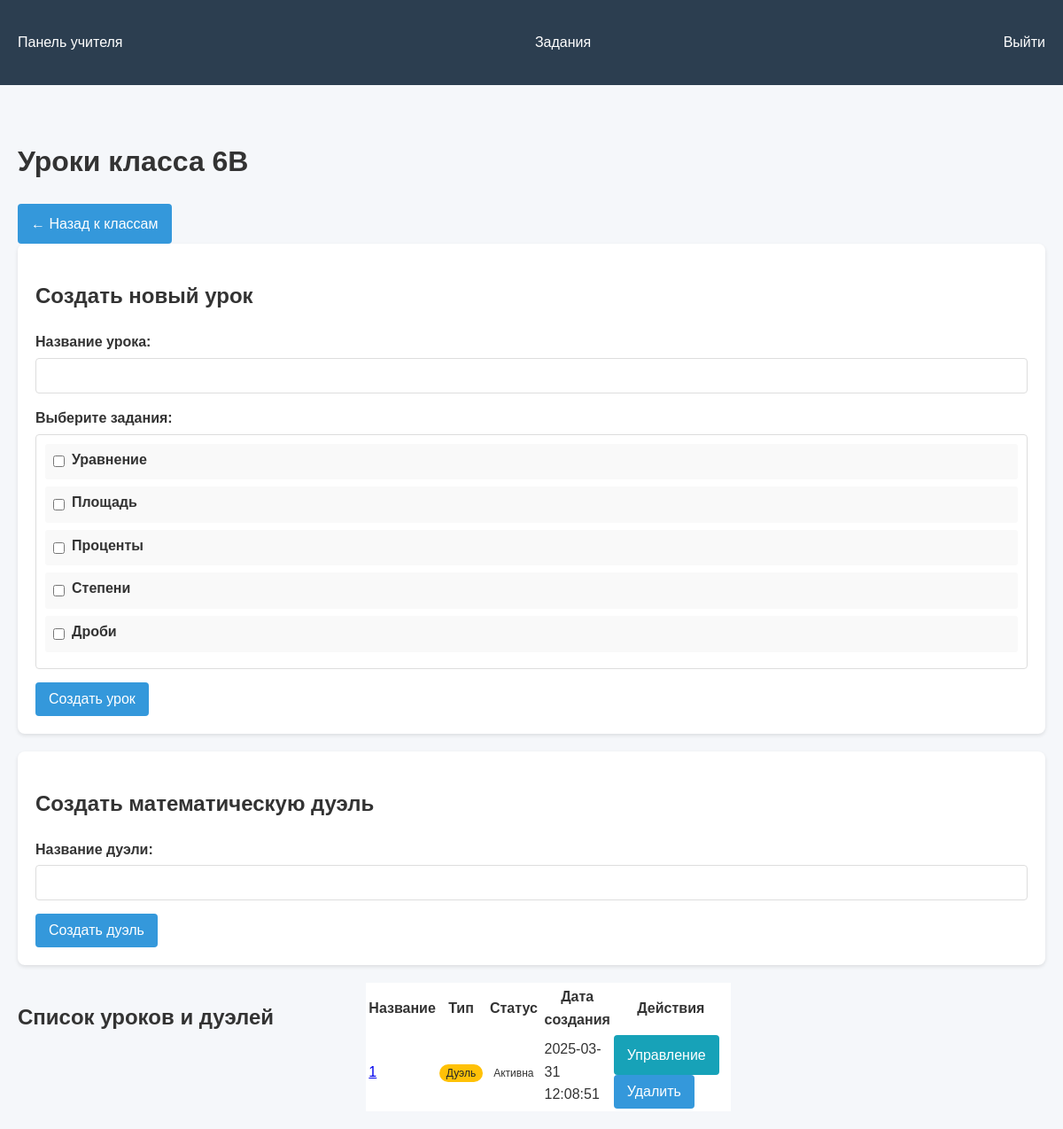
Before: /admin/class/6/lessons (signed in) with the older database file.
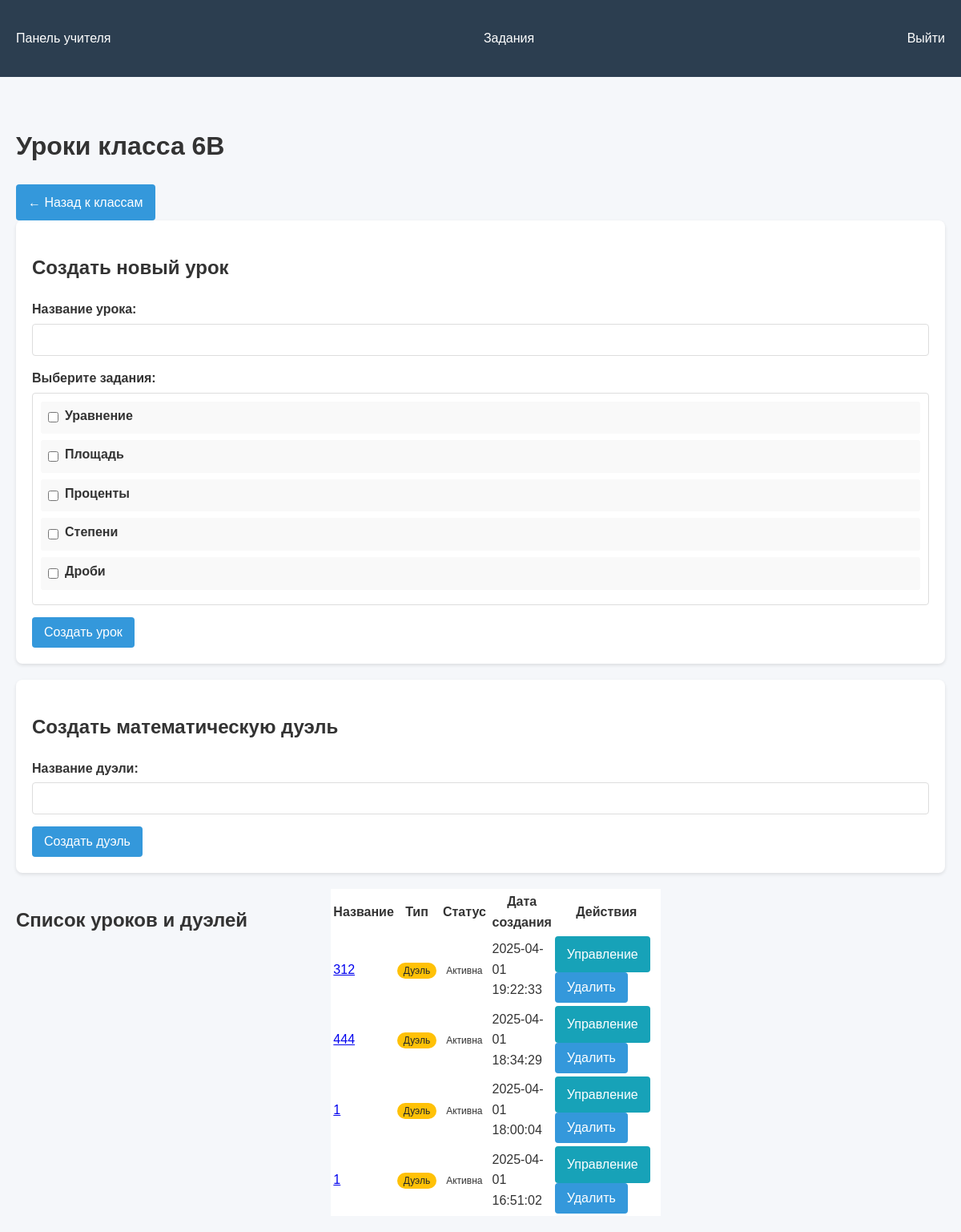
After: the same page with the newer database file.
### tables this page shows
CREATE TABLE classes (
            id INTEGER PRIMARY KEY,
            name TEXT NOT NULL UNIQUE
        );

CREATE TABLE tasks (
            id INTEGER PRIMARY KEY,
            title TEXT NOT NULL,
            content TEXT NOT NULL,
            answer_formula TEXT,
            difficulty INTEGER DEFAULT 2,
            class_group INTEGER NOT NULL,
            created_at TIMESTAMP DEFAULT CURRENT_TIMESTAMP
        );

CREATE TABLE math_duels (
            id INTEGER PRIMARY KEY,
            class_id INTEGER NOT NULL,
            name TEXT NOT NULL,
            created_at TIMESTAMP DEFAULT CURRENT_TIMESTAMP,
            current_round INTEGER DEFAULT 1,
            status TEXT DEFAULT 'active',
            FOREIGN KEY (class_id) REFERENCES classes (id)
        );

### app.py (the view)
@app.route('/admin/class/<int:class_id>/lessons')
def class_lessons(class_id):
    if not session.get('is_admin'):
        return redirect(url_for('index'))
    conn = create_connection()
    try:
        cursor = conn.cursor()
        cursor.execute("SELECT name FROM classes WHERE id = ?", (class_id,))
        class_info = cursor.fetchone()
        if not class_info:
            flash("Класс не найден", "error")
            return redirect(url_for('admin_dashboard'))
        cursor.execute("""
            SELECT id, name, created_at, 'lesson' as type, NULL as status
            FROM lessons
            WHERE class_id = ?
            ORDER BY created_at DESC
        """, (class_id,))
        lessons = cursor.fetchall()
        cursor.execute("""
            SELECT id, name, created_at, 'duel' as type, status
            FROM math_duels
            WHERE class_id = ?
            ORDER BY created_at DESC
        """, (class_id,))
        duels = cursor.fetchall()
        cursor.execute("SELECT id, title FROM tasks")
        all_tasks = cursor.fetchall()
        all_lessons = lessons + duels
        return render_template('class_lessons.html',
                           class_id=class_id,
                           class_name=class_info['name'],
                           lessons=all_lessons,
                           all_tasks=all_tasks)
    except Error as e:
        flash(f"Ошибка базы данных: {e}", "error")
        return redirect(url_for('admin_dashboard'))
    finally:
        conn.close()

### app.py (called while the page is built)
@app.before_request
def check_concurrent_users():
    if request.path.startswith('/student'):
        if len(session) > 40:
            abort(503, "Сервер перегружен, попробуйте позже")

### db.py (called while the page is built)
def create_connection(db_file="database.db"):
    conn = None
    try:
        conn = sqlite3.connect(
            db_file,
            timeout=30,  # 30 секунд ожидания при блокировке
            check_same_thread=False  # Для многопоточной работы
        )
        conn.row_factory = sqlite3.Row
        conn.execute("PRAGMA journal_mode=WAL")
        conn.execute("PRAGMA synchronous=NORMAL")
        return conn
    except Error as e:
        app.logger.error(f"Ошибка подключения: {e}")
        return None

### templates/class_lessons.html (shortened to what this page needs)
{% extends "base.html" %}
{% block content %}
<div class="admin-container">
    <h1>Уроки класса {{ class_name }}</h1>
    <div class="admin-actions">
        <a href="{{ url_for('admin_dashboard') }}" class="btn btn-secondary">
            ← Назад к классам
        </a>
    </div>
    <div class="create-section">
        <h2>Создать новый урок</h2>
        <form method="POST" action="{{ url_for('create_lesson') }}">
            <div class="form-group">
                <label for="name">Название урока:</label>
                <input type="text" id="name" name="name" required>
            </div>
            <div class="form-group">
                <label>Выберите задания:</label>
                <div class="tasks-checkboxes">
                    {% for task in all_tasks %}
                        <div class="task-checkbox">
                            <input type="checkbox" id="task_{{ task.id }}"
                                   name="task_ids" value="{{ task.id }}">
                            <label for="task_{{ task.id }}">{{ task.title }}</label>
                        </div>
                    {% endfor %}
                </div>
            </div>
            <button type="submit" class="btn btn-primary">Создать урок</button>
        </form>
    </div>
    <div class="create-section mt-4">
        <h2>Создать математическую дуэль</h2>
        <form method="POST" action="{{ url_for('create_duel', class_id=class_id) }}">
            <div class="form-group">
                <label for="duel_name">Название дуэли:</label>
                <input type="text" id="duel_name" name="name" class="form-control" required>
            </div>
            <button type="submit" class="btn btn-success">Создать дуэль</button>
        </form>
    </div>
    <div class="lessons-list mt-4">
        <h2>Список уроков и дуэлей</h2>
        <table class="table">
            <thead>
                <tr>
                    <th>Название</th>
                    <th>Тип</th>
                    <th>Статус</th>
                    <th>Дата создания</th>
                    <th>Действия</th>
                </tr>
            </thead>
            <tbody>
                {% for item in lessons %}
                    <tr>
                        <td>
                            {% if item.type == 'duel' %}
                                <a href="{{ url_for('view_duel', duel_id=item.id) }}">{{ item.name }}</a>
                            {% else %}
                                {{ item.name }}
                            {% endif %}
                        </td>
                        <td>
                            {% if item.type == 'duel' %}
                                <span class="badge badge-warning">Дуэль</span>
                            {% else %}
                                <span class="badge badge-primary">Урок</span>
                            {% endif %}
                        </td>
                        <td>
                            {% if item.type == 'duel' %}
                                {% if item.status == 'active' %}
                                    <span class="badge badge-success">Активна</span>
                                {% else %}
                                    <span class="badge badge-secondary">Завершена</span>
                                {% endif %}
                            {% else %}
                                -
                            {% endif %}
                        </td>
                        <td>{{ item.created_at }}</td>
                        <td>
                            {% if item.type == 'duel' %}
                                <a href="{{ url_for('view_duel', duel_id=item.id) }}" class="btn btn-sm btn-info">
                                    Управление
                                </a>
                                <form action="{{ url_for('delete_duel', duel_id=item.id) }}" method="POST" class="d-inline">
                                    <button type="submit" class="btn btn-sm btn-danger" onclick="return confirm('Удалить эту дуэль?')">
                                        Удалить
                                    </button>
                                </form>
                            {% endif %}
                        </td>
                    </tr>
                {% else %}
                    <tr>
                        <td colspan="5">Нет созданных уроков или дуэлей</td>
                    </tr>
                {% endfor %}
            </tbody>
        </table>
    </div>
</div>
{% endblock %}

### templates/base.html (shortened to what this page needs)
<!DOCTYPE html>
<html lang="ru">
<head>
    <link rel="stylesheet" href="{{ url_for('static', filename='style.css') }}">
</head>
<body>
    <nav class="navbar">
        <div class="container">
            {% if session.get('is_admin') %}
                <a href="{{ url_for('admin_dashboard') }}">Панель учителя</a>
                <a href="{{ url_for('admin_tasks') }}">Задания</a>
            {% elif student_id is defined %}
                <a href="{{ url_for('student_lessons', student_id=student_id) }}">Мои уроки</a>
            {% endif %}
            <a href="{{ url_for('logout') }}" class="logout">Выйти</a>
        </div>
    </nav>
    <div class="container">
        {% block content %}{% endblock %}
    </div>
</body>
</html>

### static/style.css (style rules this page uses)
body { font-family: 'Arial', sans-serif; margin: 0; padding: 0; background-color: #f5f7fa; color: #333; line-height: 1.6; }
.container { max-width: 1200px; margin: 0 auto; padding: 20px; }
.navbar { background-color: #2c3e50; padding: 15px 0; margin-bottom: 20px; }
.navbar .container { display: flex; justify-content: space-between; align-items: center; }
.navbar a { color: white; text-decoration: none; margin-right: 15px; }
.navbar a.logout { margin-right: 0; }
.form-group { margin-bottom: 15px; }
label { display: block; margin-bottom: 5px; font-weight: bold; }
input[type="text"], input[type="password"], select { width: 100%; padding: 10px; border: 1px solid #ddd; border-radius: 4px; font-size: 16px; box-sizing: border-box; }
.btn { display: inline-block; padding: 10px 15px; background-color: #3498db; color: white; border: none; border-radius: 4px; text-decoration: none; cursor: pointer; font-size: 16px; margin-right: 10px; }
.lessons-list, .tasks-list { display: grid; grid-template-columns: repeat(auto-fill, minmax(300px, 1fr)); gap: 20px; margin-top: 20px; }
.tasks-checkboxes { max-height: 300px; overflow-y: auto; border: 1px solid #ddd; padding: 10px; border-radius: 4px; }
.task-checkbox { margin-bottom: 8px; padding: 5px; background: #f9f9f9; border-radius: 3px; }
.lessons-list { display: grid; grid-template-columns: repeat(auto-fill, minmax(300px, 1fr)); gap: 20px; }
.badge { padding: 3px 8px; border-radius: 12px; font-size: 12px; }
.task-checkbox { display: flex; align-items: center; }
.task-checkbox input { margin-right: 8px; }
.btn-info { background-color: #17a2b8; color: white; }

### templates/class_lessons.html (style rules this page uses)
.create-section { background: white; padding: 20px; border-radius: 8px; box-shadow: 0 2px 4px rgba(0,0,0,0.1); margin-bottom: 20px; }
.badge-warning { background-color: #ffc107; color: #212529; }
.table { background: white; }

Changed rows visible on the page:
removed math_duels: name "1", status "Активна", created_at "2025-03-31 12:08:51"
added math_duels: name "312", status "Активна", created_at "2025-04-01 19:22:33"
added math_duels: name "444", status "Активна", created_at "2025-04-01 18:34:29"
added math_duels: name "1", status "Активна", created_at "2025-04-01 18:00:04"
added math_duels: name "1", status "Активна", created_at "2025-04-01 16:51:02"
